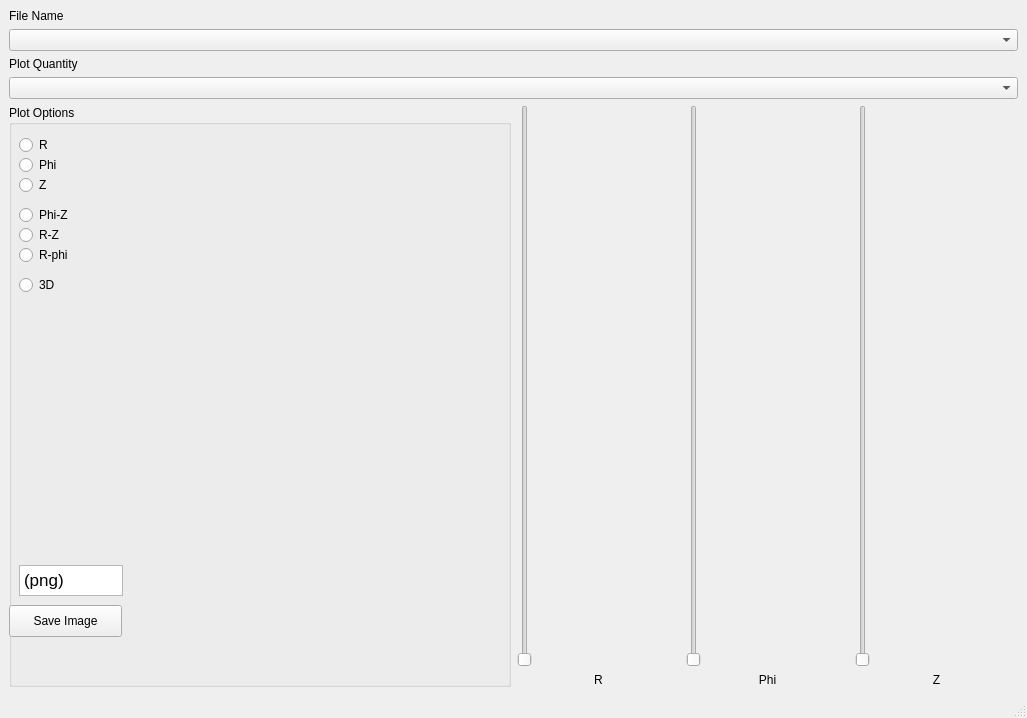
<?xml version="1.0" encoding="UTF-8"?>
<ui version="4.0">
 <class>MainWindow</class>
 <widget class="QMainWindow" name="MainWindow">
  <property name="geometry">
   <rect>
    <x>0</x>
    <y>0</y>
    <width>1027</width>
    <height>718</height>
   </rect>
  </property>
  <property name="windowTitle">
   <string>VMECplot</string>
  </property>
  <property name="windowOpacity">
   <double>1.000000000000000</double>
  </property>
  <property name="styleSheet">
   <string notr="true"/>
  </property>
  <widget class="QWidget" name="centralwidget">
   <layout class="QGridLayout" name="gridLayout" columnstretch="0,1">
    <item row="0" column="0">
     <layout class="QVBoxLayout" name="verticalLayout_3">
      <item>
       <layout class="QVBoxLayout" name="verticalLayout">
        <item>
         <widget class="QLabel" name="Filename_label">
          <property name="text">
           <string>File Name</string>
          </property>
         </widget>
        </item>
        <item>
         <widget class="QComboBox" name="FileName"/>
        </item>
        <item>
         <widget class="QLabel" name="PlotName_label">
          <property name="text">
           <string>Plot Quantity</string>
          </property>
         </widget>
        </item>
        <item>
         <widget class="QComboBox" name="PlotList"/>
        </item>
       </layout>
      </item>
      <item>
       <layout class="QHBoxLayout" name="horizontalLayout_2">
        <property name="sizeConstraint">
         <enum>QLayout::SetMinimumSize</enum>
        </property>
        <item>
         <layout class="QVBoxLayout" name="verticalLayout_2">
          <property name="spacing">
           <number>0</number>
          </property>
          <item>
           <widget class="QGroupBox" name="PlotButtons">
            <property name="enabled">
             <bool>true</bool>
            </property>
            <property name="sizePolicy">
             <sizepolicy hsizetype="Minimum" vsizetype="Preferred">
              <horstretch>0</horstretch>
              <verstretch>0</verstretch>
             </sizepolicy>
            </property>
            <property name="minimumSize">
             <size>
              <width>122</width>
              <height>200</height>
             </size>
            </property>
            <property name="autoFillBackground">
             <bool>true</bool>
            </property>
            <property name="styleSheet">
             <string notr="true"/>
            </property>
            <property name="title">
             <string>Plot Options</string>
            </property>
            <property name="flat">
             <bool>true</bool>
            </property>
            <property name="checkable">
             <bool>false</bool>
            </property>
            <widget class="QRadioButton" name="rho_button">
             <property name="geometry">
              <rect>
               <x>10</x>
               <y>30</y>
               <width>100</width>
               <height>20</height>
              </rect>
             </property>
             <property name="text">
              <string>R</string>
             </property>
            </widget>
            <widget class="QRadioButton" name="pol_button">
             <property name="geometry">
              <rect>
               <x>10</x>
               <y>50</y>
               <width>100</width>
               <height>20</height>
              </rect>
             </property>
             <property name="text">
              <string>Phi</string>
             </property>
            </widget>
            <widget class="QRadioButton" name="tor_button">
             <property name="geometry">
              <rect>
               <x>10</x>
               <y>70</y>
               <width>100</width>
               <height>20</height>
              </rect>
             </property>
             <property name="text">
              <string>Z</string>
             </property>
            </widget>
            <widget class="QRadioButton" name="flux_button">
             <property name="geometry">
              <rect>
               <x>10</x>
               <y>100</y>
               <width>100</width>
               <height>20</height>
              </rect>
             </property>
             <property name="text">
              <string>Phi-Z</string>
             </property>
            </widget>
            <widget class="QRadioButton" name="poltor_button">
             <property name="geometry">
              <rect>
               <x>10</x>
               <y>120</y>
               <width>100</width>
               <height>20</height>
              </rect>
             </property>
             <property name="text">
              <string>R-Z</string>
             </property>
            </widget>
            <widget class="QRadioButton" name="RZ_button">
             <property name="geometry">
              <rect>
               <x>10</x>
               <y>140</y>
               <width>100</width>
               <height>20</height>
              </rect>
             </property>
             <property name="text">
              <string>R-phi</string>
             </property>
            </widget>
            <widget class="QRadioButton" name="ThreeD_button">
             <property name="geometry">
              <rect>
               <x>10</x>
               <y>170</y>
               <width>100</width>
               <height>20</height>
              </rect>
             </property>
             <property name="text">
              <string>3D</string>
             </property>
            </widget>
            <widget class="QPushButton" name="savebutton">
             <property name="geometry">
              <rect>
               <x>0</x>
               <y>500</y>
               <width>113</width>
               <height>32</height>
              </rect>
             </property>
             <property name="toolTip">
              <string>Supported formats: eps, pdf, pgf, png, ps, raw, rgba, svg, svgz</string>
             </property>
             <property name="text">
              <string>Save Image</string>
             </property>
            </widget>
            <widget class="QTextEdit" name="saveas_filename">
             <property name="geometry">
              <rect>
               <x>10</x>
               <y>460</y>
               <width>104</width>
               <height>31</height>
              </rect>
             </property>
             <property name="toolTip">
              <string extracomment="Supported formats: eps, pdf, pgf, png, ps, raw, rgba, svg, svgz">Supported formats: eps, pdf, pgf, png, ps, raw, rgba, svg, svgz</string>
             </property>
             <property name="html">
              <string>&lt;!DOCTYPE HTML PUBLIC &quot;-//W3C//DTD HTML 4.0//EN&quot; &quot;http://www.w3.org/TR/REC-html40/strict.dtd&quot;&gt;
&lt;html&gt;&lt;head&gt;&lt;meta name=&quot;qrichtext&quot; content=&quot;1&quot; /&gt;&lt;style type=&quot;text/css&quot;&gt;
p, li { white-space: pre-wrap; }
&lt;/style&gt;&lt;/head&gt;&lt;body style=&quot; font-family:'.SF NS Text'; font-size:13pt; font-weight:400; font-style:normal;&quot;&gt;
&lt;p style=&quot; margin-top:0px; margin-bottom:0px; margin-left:0px; margin-right:0px; -qt-block-indent:0; text-indent:0px;&quot;&gt;(png)&lt;/p&gt;&lt;/body&gt;&lt;/html&gt;</string>
             </property>
            </widget>
           </widget>
          </item>
         </layout>
        </item>
        <item>
         <layout class="QHBoxLayout" name="horizontalLayout">
          <property name="spacing">
           <number>6</number>
          </property>
          <property name="sizeConstraint">
           <enum>QLayout::SetMinimumSize</enum>
          </property>
          <item>
           <layout class="QVBoxLayout" name="verticalLayout_5">
            <item>
             <widget class="QSlider" name="rhoslider">
              <property name="sizePolicy">
               <sizepolicy hsizetype="Fixed" vsizetype="Expanding">
                <horstretch>0</horstretch>
                <verstretch>0</verstretch>
               </sizepolicy>
              </property>
              <property name="orientation">
               <enum>Qt::Vertical</enum>
              </property>
             </widget>
            </item>
            <item>
             <widget class="QLabel" name="label">
              <property name="text">
               <string>R</string>
              </property>
              <property name="alignment">
               <set>Qt::AlignCenter</set>
              </property>
             </widget>
            </item>
           </layout>
          </item>
          <item>
           <layout class="QVBoxLayout" name="verticalLayout_6">
            <item>
             <widget class="QSlider" name="uslider">
              <property name="sizePolicy">
               <sizepolicy hsizetype="Fixed" vsizetype="Expanding">
                <horstretch>0</horstretch>
                <verstretch>0</verstretch>
               </sizepolicy>
              </property>
              <property name="orientation">
               <enum>Qt::Vertical</enum>
              </property>
             </widget>
            </item>
            <item>
             <widget class="QLabel" name="label_2">
              <property name="layoutDirection">
               <enum>Qt::LeftToRight</enum>
              </property>
              <property name="text">
               <string>Phi</string>
              </property>
              <property name="alignment">
               <set>Qt::AlignCenter</set>
              </property>
             </widget>
            </item>
           </layout>
          </item>
          <item>
           <layout class="QVBoxLayout" name="verticalLayout_7">
            <item>
             <widget class="QSlider" name="vslider">
              <property name="sizePolicy">
               <sizepolicy hsizetype="Fixed" vsizetype="Expanding">
                <horstretch>0</horstretch>
                <verstretch>0</verstretch>
               </sizepolicy>
              </property>
              <property name="orientation">
               <enum>Qt::Vertical</enum>
              </property>
             </widget>
            </item>
            <item>
             <widget class="QLabel" name="label_3">
              <property name="layoutDirection">
               <enum>Qt::LeftToRight</enum>
              </property>
              <property name="text">
               <string>Z</string>
              </property>
              <property name="alignment">
               <set>Qt::AlignCenter</set>
              </property>
             </widget>
            </item>
           </layout>
          </item>
         </layout>
        </item>
       </layout>
      </item>
     </layout>
    </item>
    <item row="0" column="1">
     <layout class="QGridLayout" name="plot_widget">
      <property name="sizeConstraint">
       <enum>QLayout::SetMaximumSize</enum>
      </property>
     </layout>
    </item>
   </layout>
  </widget>
  <widget class="QMenuBar" name="menubar">
   <property name="geometry">
    <rect>
     <x>0</x>
     <y>0</y>
     <width>1027</width>
     <height>22</height>
    </rect>
   </property>
  </widget>
  <widget class="QStatusBar" name="statusbar"/>
 </widget>
 <resources/>
 <connections/>
</ui>
